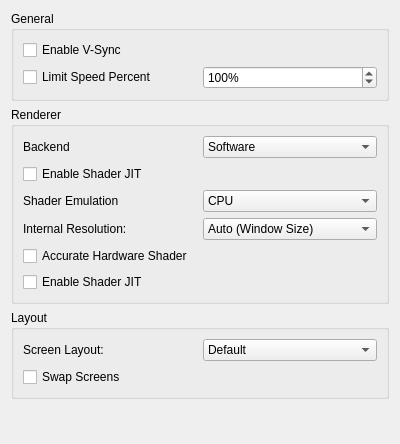
<?xml version="1.0" encoding="UTF-8"?>
<ui version="4.0">
 <class>ConfigureGraphics</class>
 <widget class="QWidget" name="ConfigureGraphics">
  <property name="geometry">
   <rect>
    <x>0</x>
    <y>0</y>
    <width>400</width>
    <height>444</height>
   </rect>
  </property>
  <property name="windowTitle">
   <string>Form</string>
  </property>
  <layout class="QVBoxLayout" name="verticalLayout">
   <item>
    <layout class="QVBoxLayout" name="verticalLayout_3">
     <item>
      <widget class="QGroupBox" name="groupBox">
       <property name="title">
        <string>General</string>
       </property>
       <layout class="QVBoxLayout" name="verticalLayout_2">
        <item>
         <widget class="QCheckBox" name="toggle_vsync">
          <property name="text">
           <string>Enable V-Sync</string>
          </property>
         </widget>
        </item>
        <item>
         <layout class="QHBoxLayout" name="horizontalLayout_2">
          <item>
           <widget class="QCheckBox" name="toggle_frame_limit">
            <property name="text">
             <string>Limit Speed Percent</string>
            </property>
           </widget>
          </item>
          <item>
           <widget class="QSpinBox" name="frame_limit">
            <property name="suffix">
             <string>%</string>
            </property>
            <property name="minimum">
             <number>1</number>
            </property>
            <property name="maximum">
             <number>9999</number>
            </property>
            <property name="value">
             <number>100</number>
            </property>
           </widget>
          </item>
         </layout>
        </item>
       </layout>
      </widget>
     </item>
    </layout>
   </item>
   <item>
    <widget class="QGroupBox" name="groupBox_2">
     <property name="title">
      <string>Renderer</string>
     </property>
     <layout class="QVBoxLayout" name="verticalLayout_6">
      <item>
       <layout class="QHBoxLayout" name="horizontalLayout_6">
        <item>
         <widget class="QLabel" name="label_2">
          <property name="text">
           <string>Backend</string>
          </property>
         </widget>
        </item>
        <item>
         <widget class="QComboBox" name="renderer_comboBox">
          <item>
           <property name="text">
            <string>Software</string>
           </property>
          </item>
          <item>
           <property name="text">
            <string>OpenGL</string>
           </property>
          </item>
         </widget>
        </item>
       </layout>
      </item>
      <item>
       <widget class="QWidget" name="software_render_group" native="true">
        <layout class="QVBoxLayout" name="verticalLayout_9">
         <property name="leftMargin">
          <number>0</number>
         </property>
         <property name="topMargin">
          <number>0</number>
         </property>
         <property name="rightMargin">
          <number>0</number>
         </property>
         <property name="bottomMargin">
          <number>0</number>
         </property>
         <item>
          <widget class="QCheckBox" name="software_shader_jit">
           <property name="text">
            <string>Enable Shader JIT</string>
           </property>
          </widget>
         </item>
        </layout>
       </widget>
      </item>
      <item>
       <widget class="QWidget" name="opengl_render_group" native="true">
        <layout class="QVBoxLayout" name="verticalLayout_7">
         <property name="spacing">
          <number>6</number>
         </property>
         <property name="leftMargin">
          <number>0</number>
         </property>
         <property name="topMargin">
          <number>0</number>
         </property>
         <property name="rightMargin">
          <number>0</number>
         </property>
         <property name="bottomMargin">
          <number>0</number>
         </property>
         <item>
          <layout class="QVBoxLayout" name="verticalLayout_8">
           <item>
            <layout class="QHBoxLayout" name="horizontalLayout_5">
             <item>
              <widget class="QLabel" name="label2">
               <property name="text">
                <string>Shader Emulation</string>
               </property>
              </widget>
             </item>
             <item>
              <widget class="QComboBox" name="hw_shaders">
               <item>
                <property name="text">
                 <string>CPU</string>
                </property>
               </item>
               <item>
                <property name="text">
                 <string>GPU (Partial)</string>
                </property>
               </item>
               <item>
                <property name="text">
                 <string>GPU (Full)</string>
                </property>
               </item>
              </widget>
             </item>
            </layout>
           </item>
           <item>
            <layout class="QHBoxLayout" name="horizontalLayout">
             <item>
              <widget class="QLabel" name="label">
               <property name="text">
                <string>Internal Resolution:</string>
               </property>
              </widget>
             </item>
             <item>
              <widget class="QComboBox" name="resolution_factor_combobox">
               <item>
                <property name="text">
                 <string>Auto (Window Size)</string>
                </property>
               </item>
               <item>
                <property name="text">
                 <string>Native (400x240)</string>
                </property>
               </item>
               <item>
                <property name="text">
                 <string>2x Native (800x480)</string>
                </property>
               </item>
               <item>
                <property name="text">
                 <string>3x Native (1200x720)</string>
                </property>
               </item>
               <item>
                <property name="text">
                 <string>4x Native (1600x960)</string>
                </property>
               </item>
               <item>
                <property name="text">
                 <string>5x Native (2000x1200)</string>
                </property>
               </item>
               <item>
                <property name="text">
                 <string>6x Native (2400x1440)</string>
                </property>
               </item>
               <item>
                <property name="text">
                 <string>7x Native (2800x1680)</string>
                </property>
               </item>
               <item>
                <property name="text">
                 <string>8x Native (3200x1920)</string>
                </property>
               </item>
               <item>
                <property name="text">
                 <string>9x Native (3600x2160)</string>
                </property>
               </item>
               <item>
                <property name="text">
                 <string>10x Native (4000x2400)</string>
                </property>
               </item>
              </widget>
             </item>
            </layout>
           </item>
           <item>
            <widget class="QCheckBox" name="accurate_hardware_shader">
             <property name="text">
              <string>Accurate Hardware Shader</string>
             </property>
            </widget>
           </item>
           <item>
            <widget class="QCheckBox" name="opengl_shader_jit">
             <property name="text">
              <string>Enable Shader JIT</string>
             </property>
            </widget>
           </item>
          </layout>
         </item>
        </layout>
       </widget>
      </item>
     </layout>
    </widget>
   </item>
   <item>
    <widget class="QGroupBox" name="layoutBox">
     <property name="title">
      <string>Layout</string>
     </property>
     <layout class="QHBoxLayout" name="horizontalLayout_3">
      <item>
       <layout class="QVBoxLayout" name="verticalLayout_4">
        <item>
         <layout class="QHBoxLayout" name="horizontalLayout_4">
          <item>
           <widget class="QLabel" name="label1">
            <property name="text">
             <string>Screen Layout:</string>
            </property>
           </widget>
          </item>
          <item>
           <widget class="QComboBox" name="layout_combobox">
            <item>
             <property name="text">
              <string>Default</string>
             </property>
            </item>
            <item>
             <property name="text">
              <string>Single Screen</string>
             </property>
            </item>
            <item>
             <property name="text">
              <string>Large Screen</string>
             </property>
            </item>
            <item>
             <property name="text">
              <string>Side by Side</string>
             </property>
            </item>
           </widget>
          </item>
         </layout>
        </item>
        <item>
         <widget class="QCheckBox" name="swap_screen">
          <property name="text">
           <string>Swap Screens</string>
          </property>
         </widget>
        </item>
       </layout>
      </item>
     </layout>
    </widget>
   </item>
   <item>
    <spacer name="verticalSpacer">
     <property name="orientation">
      <enum>Qt::Vertical</enum>
     </property>
     <property name="sizeHint" stdset="0">
      <size>
       <width>20</width>
       <height>40</height>
      </size>
     </property>
    </spacer>
   </item>
  </layout>
 </widget>
 <resources/>
 <connections/>
</ui>
